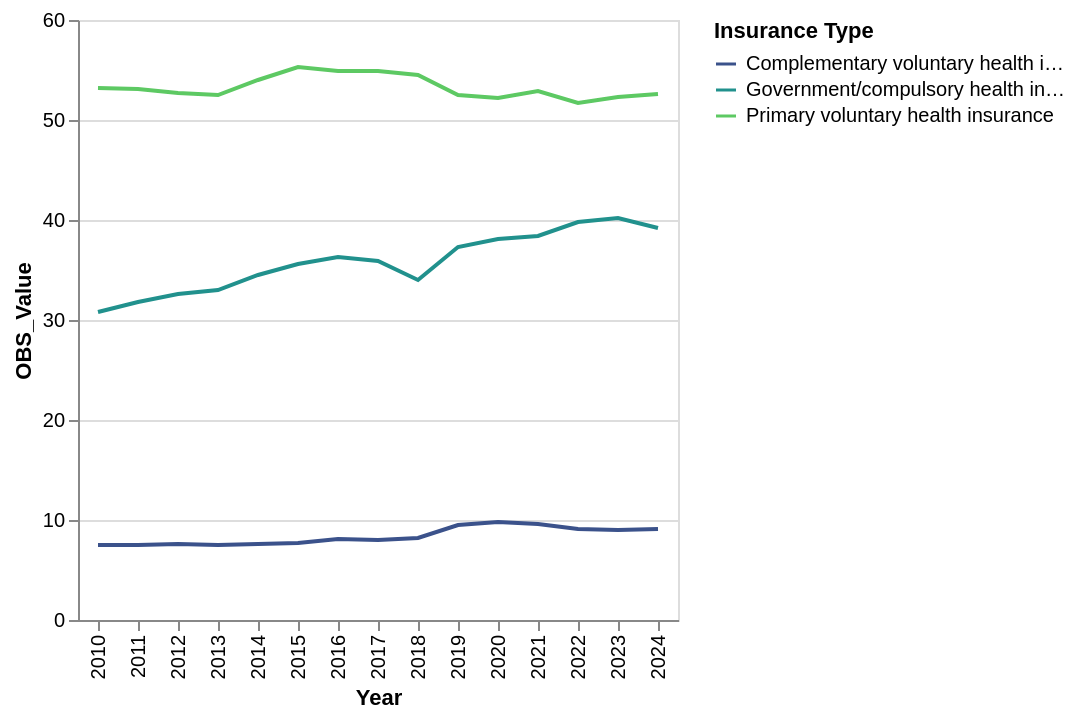

Here is the notebook cell this chart was saved with:
### Code cell
alt.Chart(df).mark_line().transform_filter(
    (alt.datum.Country == 'United States') &
    ((alt.datum.Code == 'COVGCMED') | (alt.datum.Code == 'PHINPMPI') | (alt.datum.Code == 'PHINCMPI'))
).encode(
    alt.X('Year:O'),
    alt.Y('OBS_Value:Q'),
    alt.Color('Insurance Type:N', scale=alt.Scale(scheme='viridis'), title='Insurance Type')
)

### Figure 1 — Vega-Lite specification as saved in the notebook (floating-point values rounded to 4 significant figures; data arrays with more than 128 entries replaced by an {"elided": "..."} marker saying what was removed)
{"config": {"view": {"continuousWidth": 300, "continuousHeight": 300}}, "data": {"name": "data-49061dd571eec0d6cc4cf51f65d3eb32"}, "mark": {"type": "line"}, "encoding": {"color": {"field": "Insurance Type", "scale": {"scheme": "viridis"}, "title": "Insurance Type", "type": "nominal"}, "x": {"field": "Year", "type": "ordinal"}, "y": {"field": "OBS_Value", "type": "quantitative"}}, "transform": [{"filter": "((datum.Country === 'United States') && (((datum.Code === 'COVGCMED') || (datum.Code === 'PHINPMPI')) || (datum.Code === 'PHINCMPI')))"}], "$schema": "https://vega.github.io/schema/vega-lite/v6.4.1.json", "datasets": {"data-49061dd571eec0d6cc4cf51f65d3eb32": {"elided": "165 records"}}}
